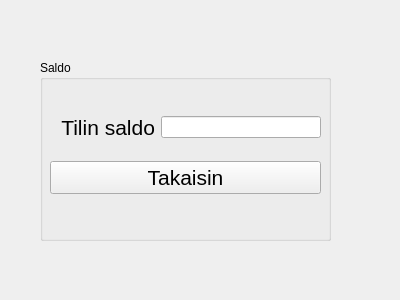
<?xml version="1.0" encoding="UTF-8"?>
<ui version="4.0">
 <class>Saldo</class>
 <widget class="QWidget" name="Saldo">
  <property name="geometry">
   <rect>
    <x>0</x>
    <y>0</y>
    <width>400</width>
    <height>300</height>
   </rect>
  </property>
  <property name="windowTitle">
   <string>Form</string>
  </property>
  <widget class="QGroupBox" name="groupBox_Saldo">
   <property name="geometry">
    <rect>
     <x>40</x>
     <y>60</y>
     <width>291</width>
     <height>181</height>
    </rect>
   </property>
   <property name="title">
    <string>Saldo</string>
   </property>
   <widget class="QWidget" name="layoutWidget">
    <property name="geometry">
     <rect>
      <x>10</x>
      <y>40</y>
      <width>271</width>
      <height>111</height>
     </rect>
    </property>
    <layout class="QVBoxLayout" name="verticalLayout">
     <item>
      <layout class="QHBoxLayout" name="horizontalLayout">
       <item>
        <widget class="QLabel" name="label_Tilin_saldo">
         <property name="font">
          <font>
           <pointsize>16</pointsize>
          </font>
         </property>
         <property name="text">
          <string>  Tilin saldo</string>
         </property>
        </widget>
       </item>
       <item>
        <widget class="QLineEdit" name="lineEdit_Saldo"/>
       </item>
      </layout>
     </item>
     <item>
      <widget class="QPushButton" name="pushButton_Takaisin">
       <property name="font">
        <font>
         <pointsize>16</pointsize>
        </font>
       </property>
       <property name="text">
        <string>Takaisin</string>
       </property>
      </widget>
     </item>
    </layout>
   </widget>
  </widget>
 </widget>
 <resources/>
 <connections/>
</ui>
